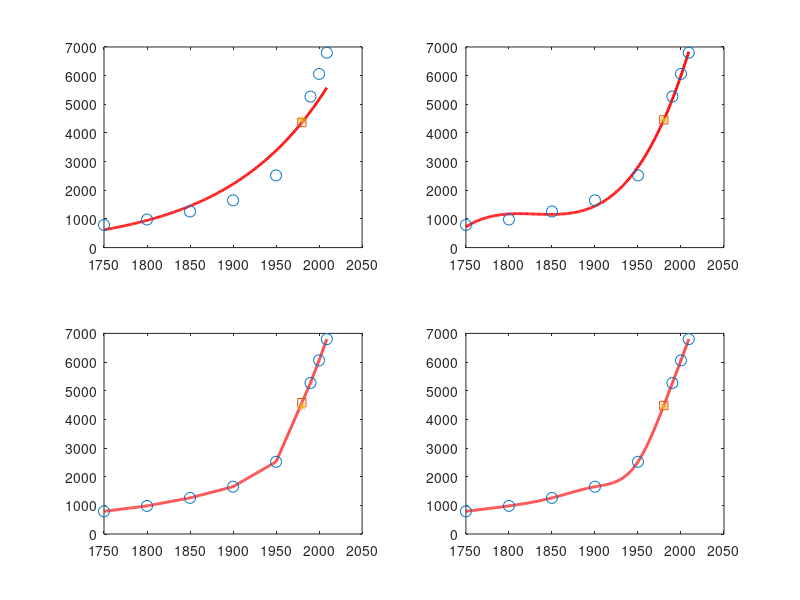

MATLAB code for this plot:
clc,clear
year=[1750,1800,1850,1900,1950,1990,2000,2009];
po=[791,980,1260,1650,2520,5270,6060,6800];
%% Cau a
%y=b*e^(mx)
pa=polyfit(year,log(po),1);
m=pa(1);
b=exp(pa(2));
x=1750:2009;
y=@(x)b*exp(m*x);
po_1980a=y(1980);
po_1980_real=4453.8;
figure
subplot(2,2,1);
plot(x,y(x),'-r','linewidth',2);hold on
plot(year,po,'o','markersize',8);
plot(1980,po_1980a,'s');
plot(1980,po_1980_real,'*');
%% cau b
pb=polyfit(year,po,3);
x=1750:2009;
y=polyval(pb,x);
po_1980b=polyval(pb,1980);
subplot(2,2,2);
plot(x,y,'-r','linewidth',2);hold on
plot(year,po,'o','markersize',8);
plot(1980,po_1980b,'s');
plot(1980,po_1980_real,'*');
%% cau c
xi=1750:0.1:2009;
pc1=interp1(year,po,xi,'linear');
pc2=interp1(year,po,xi,'spline');
po_1980c1=interp1(year,po,1980,'linear');
po_1980c2=interp1(year,po,1980,'spline');
subplot(2,2,3);
plot(xi,pc1,'-r','linewidth',2);hold on
plot(year,po,'o','markersize',8);
plot(1980,po_1980c1,'s');
plot(1980,po_1980_real,'*');
subplot(2,2,4);
plot(xi,pc2,'-r','linewidth',2);hold on
plot(year,po,'o','markersize',8);
plot(1980,po_1980c2,'s');
plot(1980,po_1980_real,'*');
